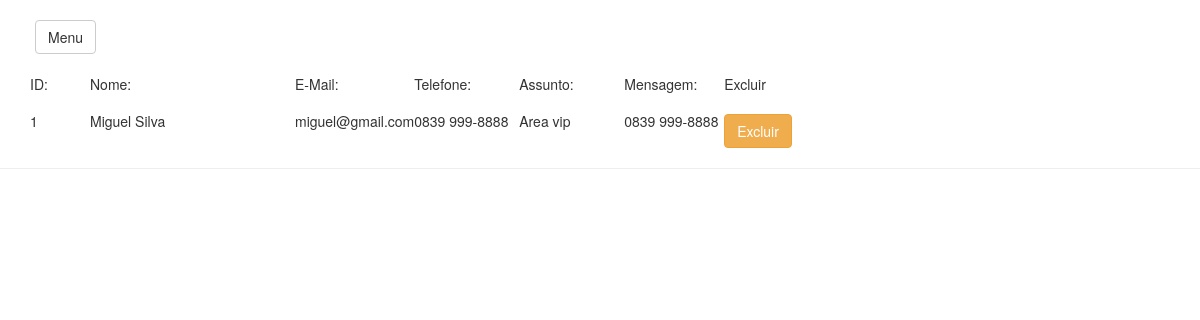
Screenshot of /PainelAdmin/?pg=controller/listarContatos (signed in) with the database file from the repository.
### tables this page shows
CREATE TABLE IF NOT EXISTS `contatos` (
  `idcontatos` int(11) NOT NULL AUTO_INCREMENT,
  `nome` varchar(100) NOT NULL,
  `email` varchar(100) NOT NULL,
  `telefone` varchar(80) NOT NULL,
  `assunto` varchar(100) NOT NULL,
  `mensagem` varchar(200) DEFAULT NULL,
  PRIMARY KEY (`idcontatos`)
);

### PainelAdmin/controller/listarContatos.php (the view, shortened to what this page needs)
<?php
$busca = "Select * from contatos order by idcontatos";
$todos = mysqli_query($conexao, $busca);?>
<div class="container">
    <div class="row">
        <div class="col-lg-12">
        <table>
            <tr>
                <td style="width: 60px;">ID:</td>
                <td style="width: 205px;">Nome:</td>
                <td style="width: 105px;">E-Mail:</td>
                <td style="width: 105px;">Telefone:</td>
                <td style="width: 105px;">Assunto:</td>
                <td style="width: 100px;">Mensagem:</td>
                <td style="width: 300px;">Excluir</td>
             </tr>
    <?php while ($dados=mysqli_fetch_array($todos)) {?>
    <div>
        <tr>
            <td><?=$dados['idcontatos'];?></td>
            <td><?=$dados['nome'];?></td>
            <td><?=$dados['email'];?></td>
            <td><?=$dados['telefone'];?></td>
            <td><?=$dados['assunto'];?></td>
            <td><?=$dados['mensagem'];?></td>
            <td><br><a href="javascript:confirmaExclusao('?pg=controller/excluirContatos&id=<?=$dados['idcontatos']; ?>')" class="btn btn-warning" role="button">Excluir</a></td>
        </tr>
    </div>
             <?php } ?>
        </table>
    </div>
    </div>
</div>

### PainelAdmin/css/simple-sidebar.css (style rules this page uses)
body { overflow-x: hidden; }

### rows the page displays
contatos: idcontatos "1", nome "Miguel Silva", email "miguel@gmail.com", telefone "0839 999-8888", assunto "Area vip", mensagem "0839 999-8888"
